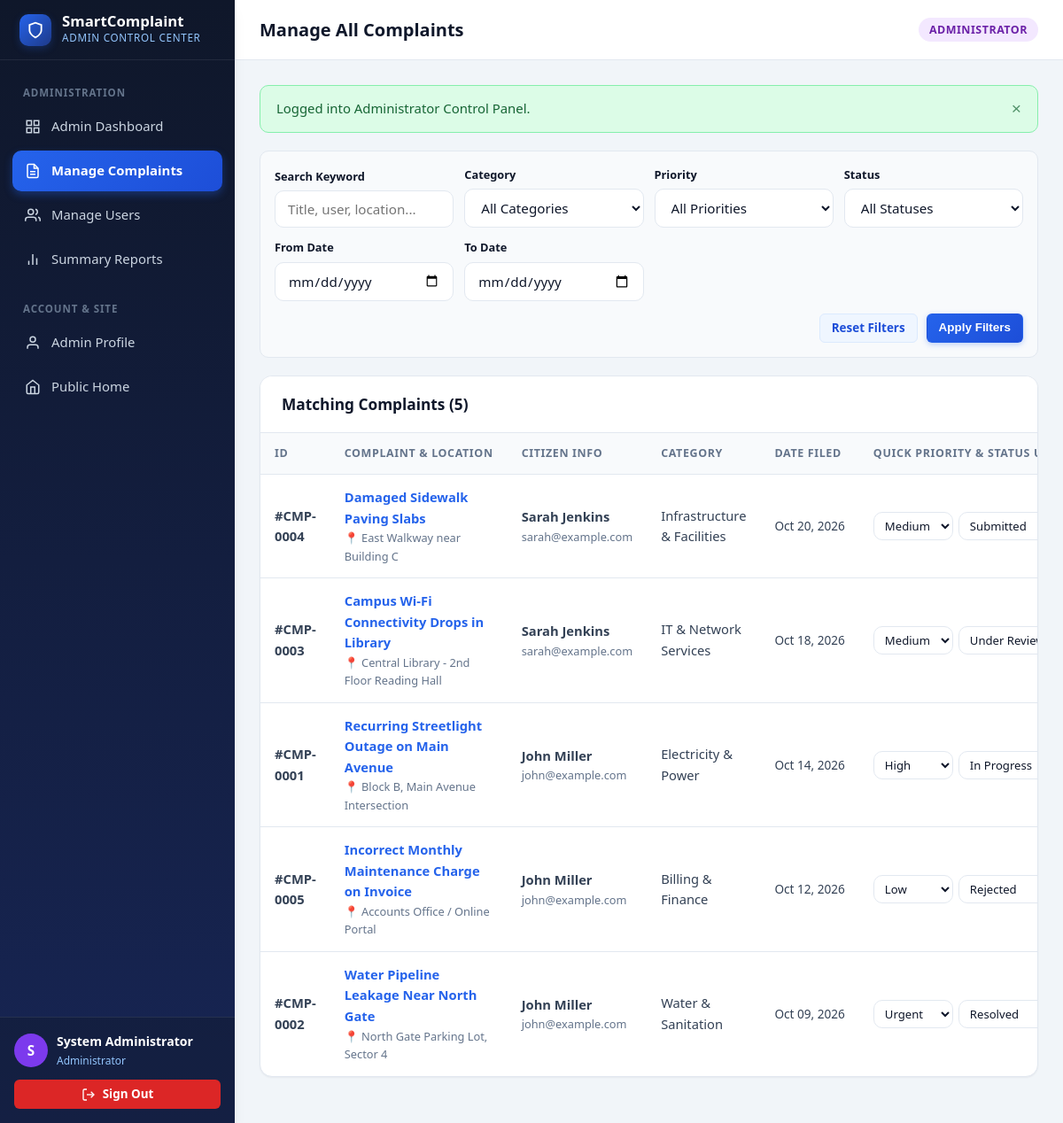
Page /manage_complaints.php (signed in) on the committed database.
### tables this page shows
CREATE TABLE `complaints` (
  `id` INT UNSIGNED NOT NULL AUTO_INCREMENT,
  `user_id` INT UNSIGNED NOT NULL,
  `title` VARCHAR(200) NOT NULL,
  `description` TEXT NOT NULL,
  `category` VARCHAR(100) NOT NULL,
  `location` VARCHAR(200) NOT NULL,
  `image_path` VARCHAR(255) DEFAULT NULL,
  `priority` ENUM('Low', 'Medium', 'High', 'Urgent') NOT NULL DEFAULT 'Medium',
  `status` ENUM('Submitted', 'Under Review', 'In Progress', 'Resolved', 'Rejected') NOT NULL DEFAULT 'Submitted',
  `created_at` TIMESTAMP NOT NULL DEFAULT CURRENT_TIMESTAMP,
  `updated_at` TIMESTAMP NOT NULL DEFAULT CURRENT_TIMESTAMP ON UPDATE CURRENT_TIMESTAMP,
  PRIMARY KEY (`id`),
  KEY `idx_complaints_user_id` (`user_id`),
  KEY `idx_complaints_status` (`status`),
  KEY `idx_complaints_priority` (`priority`),
  KEY `idx_complaints_category` (`category`),
  KEY `idx_complaints_created_at` (`created_at`),
  CONSTRAINT `fk_complaints_user`
    FOREIGN KEY (`user_id`) REFERENCES `users` (`id`)
    ON DELETE CASCADE ON UPDATE CASCADE
);

CREATE TABLE `users` (
  `id` INT UNSIGNED NOT NULL AUTO_INCREMENT,
  `name` VARCHAR(100) NOT NULL,
  `email` VARCHAR(150) NOT NULL,
  `phone` VARCHAR(25) NOT NULL,
  `password_hash` VARCHAR(255) NOT NULL,
  `role` ENUM('user', 'admin') NOT NULL DEFAULT 'user',
  `account_status` ENUM('active', 'inactive') NOT NULL DEFAULT 'active',
  `created_at` TIMESTAMP NOT NULL DEFAULT CURRENT_TIMESTAMP,
  PRIMARY KEY (`id`),
  UNIQUE KEY `uq_users_email` (`email`),
  KEY `idx_users_role` (`role`),
  KEY `idx_users_status` (`account_status`)
);

### includes/auth.php (called while the page is built, shortened)
<?php
function getFlashMessage(): ?array {
    if (isset($_SESSION['flash'])) {
        $flash = $_SESSION['flash'];
        return $flash;
    }
    return null;
}
function e(?string $string): string {
    return htmlspecialchars($string ?? '', ENT_QUOTES, 'UTF-8');
}
function formatComplaintId(int $id): string {
    return '#CMP-' . str_pad((string)$id, 4, '0', STR_PAD_LEFT);
}
?>

### manage_complaints.php (the view, shortened to what this page needs)
<?php
require_once __DIR__ . '/includes/auth.php';
$pdo = getDBConnection();
$searchKeyword  = trim($_GET['q'] ?? '');
$dateFrom       = trim($_GET['date_from'] ?? '');
$dateTo         = trim($_GET['date_to'] ?? '');
$sql = "
    SELECT c.*, u.name AS user_name, u.email AS user_email, u.phone AS user_phone
    FROM complaints c
    INNER JOIN users u ON c.user_id = u.id
    WHERE 1=1
";
$params = [];
$sql .= " ORDER BY c.created_at DESC";
$stmt = $pdo->prepare($sql);
$stmt->execute($params);
$complaints = $stmt->fetchAll();
$flash = getFlashMessage();
require_once __DIR__ . '/includes/header.php';
?>
<div class="dashboard-layout">
    <?php require_once __DIR__ . '/includes/admin_sidebar.php'; ?>
    <main class="main-content">
        <header class="topbar">
            <div class="topbar-left">
                <h1 class="page-heading">Manage All Complaints</h1>
            </div>
            <div class="topbar-right">
                <span class="role-pill role-pill-admin">Administrator</span>
            </div>
        </header>
        <div class="content-body">
            <?php if ($flash): ?>
                <div class="alert alert-<?php echo e($flash['type']); ?>" data-auto-dismiss="true">
                    <span><?php echo e($flash['message']); ?></span>
                    <button type="button" class="alert-close">&times;</button>
                </div>
            <?php endif; ?>
            <div class="filter-bar">
                <form method="GET" action="manage_complaints.php">
                    <div class="filter-grid" style="grid-template-columns: repeat(auto-fit, minmax(160px, 1fr));">
                        <div>
                            <label class="form-label" style="font-size: 0.8rem;">Search Keyword</label>
                            <input type="text" name="q" class="form-control" placeholder="Title, user, location..." value="<?php echo e($searchKeyword); ?>">
                        </div>
                        <div>
                            <label class="form-label" style="font-size: 0.8rem;">Category</label>
                            <select name="category" class="form-control">
                                <option value="">All Categories</option>
                            </select>
                        </div>
                        <div>
                            <label class="form-label" style="font-size: 0.8rem;">Priority</label>
                            <select name="priority" class="form-control">
                                <option value="">All Priorities</option>
                            </select>
                        </div>
                        <div>
                            <label class="form-label" style="font-size: 0.8rem;">Status</label>
                            <select name="status" class="form-control">
                                <option value="">All Statuses</option>
                            </select>
                        </div>
                        <div>
                            <label class="form-label" style="font-size: 0.8rem;">From Date</label>
                            <input type="date" name="date_from" class="form-control" value="<?php echo e($dateFrom); ?>">
                        </div>
                        <div>
                            <label class="form-label" style="font-size: 0.8rem;">To Date</label>
                            <input type="date" name="date_to" class="form-control" value="<?php echo e($dateTo); ?>">
                        </div>
                    </div>
                    <div style="display: flex; justify-content: flex-end; gap: 10px; margin-top: 14px;">
                        <a href="manage_complaints.php" class="btn btn-secondary btn-sm">Reset Filters</a>
                        <button type="submit" class="btn btn-primary btn-sm">Apply Filters</button>
                    </div>
                </form>
            </div>
            <div class="card">
                <div class="card-header">
                    <h2 class="card-title">
                        <span>Matching Complaints (<?php echo count($complaints); ?>)</span>
                    </h2>
                </div>
                <div class="table-responsive">
                    <table class="data-table">
                        <thead>
                            <tr>
                                <th>ID</th>
                                <th>Complaint & Location</th>
                                <th>Citizen Info</th>
                                <th>Category</th>
                                <th>Date Filed</th>
                                <th>Quick Priority & Status Update</th>
                            </tr>
                        </thead>
                        <tbody>
                            <?php if (empty($complaints)): ?>
                                <tr>
                                    <td colspan="7" class="empty-state">
                                        <p>No complaints matched your search and filter settings.</p>
                                        <a href="manage_complaints.php" class="btn btn-secondary btn-sm" style="margin-top: 8px;">Clear All Filters</a>
                                    </td>
                                </tr>
                            <?php else: ?>
                                <?php foreach ($complaints as $c): ?>
                                    <tr>
                                        <td><strong><?php echo e(formatComplaintId($c['id'])); ?></strong></td>
                                        <td style="max-width: 240px;">
                                            <div style="font-weight: 600;">
                                                <a href="complaint_details.php?id=<?php echo (int)$c['id']; ?>">
                                                    <?php echo e($c['title']); ?>
                                                </a>
                                            </div>
                                            <div style="font-size: 0.8rem; color: var(--text-muted);">
                                                &#128205; <?php echo e($c['location']); ?>
                                            </div>
                                        </td>
                                        <td>
                                            <div style="font-weight: 600;"><?php echo e($c['user_name']); ?></div>
                                            <div style="font-size: 0.8rem; color: var(--text-muted);"><?php echo e($c['user_email']); ?></div>
                                        </td>
                                        <td><?php echo e($c['category']); ?></td>
                                        <td style="white-space: nowrap; font-size: 0.85rem;">
                                            <?php echo date('M d, Y', strtotime($c['created_at'])); ?>
                                        </td>
                                        <td>
                                            <form method="POST" action="manage_complaints.php?<?php echo e(http_build_query($_GET)); ?>"
                                                  style="display: flex; align-items: center; gap: 6px;">
                                                <select name="priority" class="form-control" style="padding: 5px 8px; font-size: 0.82rem; width: auto;">
                                                    <?php foreach (['Low', 'Medium', 'High', 'Urgent'] as $pr): ?>
                                                        <option value="<?php echo e($pr); ?>" <?php echo $c['priority'] === $pr ? 'selected' : ''; ?>>
                                                            <?php echo e($pr); ?>
                                                        </option>
                                                    <?php endforeach; ?>
                                                </select>
                                                <select name="status" class="form-control" style="padding: 5px 8px; font-size: 0.82rem; width: auto;">
                                                    <?php foreach (['Submitted', 'Under Review', 'In Progress', 'Resolved', 'Rejected'] as $st): ?>
                                                        <option value="<?php echo e($st); ?>" <?php echo $c['status'] === $st ? 'selected' : ''; ?>>
                                                            <?php echo e($st); ?>
                                                        </option>
                                                    <?php endforeach; ?>
                                                </select>
                                            </form>
                                        </td>
                                    </tr>
                                <?php endforeach; ?>
                            <?php endif; ?>
                        </tbody>
                    </table>
                </div>
            </div>
        </div>
    </main>
</div>
<?php require_once __DIR__ . '/includes/footer.php'; ?>

### rows in the picture
complaints: id "#CMP-0004", title "Damaged Sidewalk Paving Slabs", location "East Walkway near Building C", user.name "Sarah Jenkins", user.email "sarah@example.com", category "Infrastructure & Facilities", created_at "Oct 20, 2026"
complaints: id "#CMP-0003", title "Campus Wi-Fi Connectivity Drops in Library", location "Central Library - 2nd Floor Reading Hall", user.name "Sarah Jenkins", user.email "sarah@example.com", category "IT & Network Services", created_at "Oct 18, 2026"
complaints: id "#CMP-0001", title "Recurring Streetlight Outage on Main Avenue", location "Block B, Main Avenue Intersection", user.name "John Miller", user.email "john@example.com", category "Electricity & Power", created_at "Oct 14, 2026"
complaints: id "#CMP-0005", title "Incorrect Monthly Maintenance Charge on Invoice", location "Accounts Office / Online Portal", user.name "John Miller", user.email "john@example.com", category "Billing & Finance", created_at "Oct 12, 2026"
complaints: id "#CMP-0002", title "Water Pipeline Leakage Near North Gate", location "North Gate Parking Lot, Sector 4", user.name "John Miller", user.email "john@example.com", category "Water & Sanitation", created_at "Oct 09, 2026"

### other values in the picture
$adminInitials "S"
$_SESSION['user_name'] "System Administrator"
$flash['message'] "Logged into Administrator Control Panel."
count($complaints) "5"
form field priority "Medium"
form field status "Submitted"
form field status "Under Review"
form field priority "High"
form field status "In Progress"
form field priority "Low"
form field status "Rejected"
form field priority "Urgent"
form field status "Resolved"
